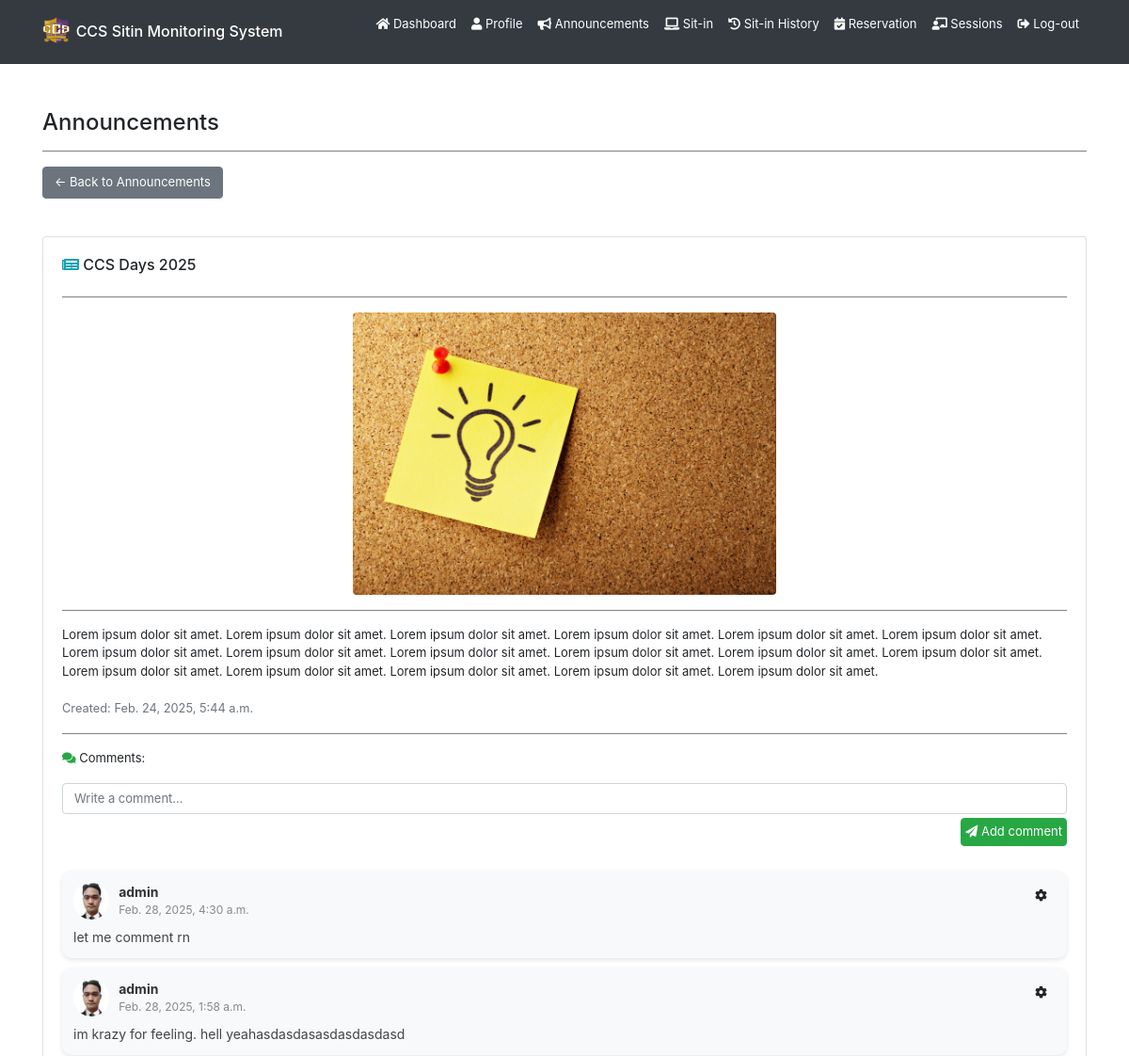
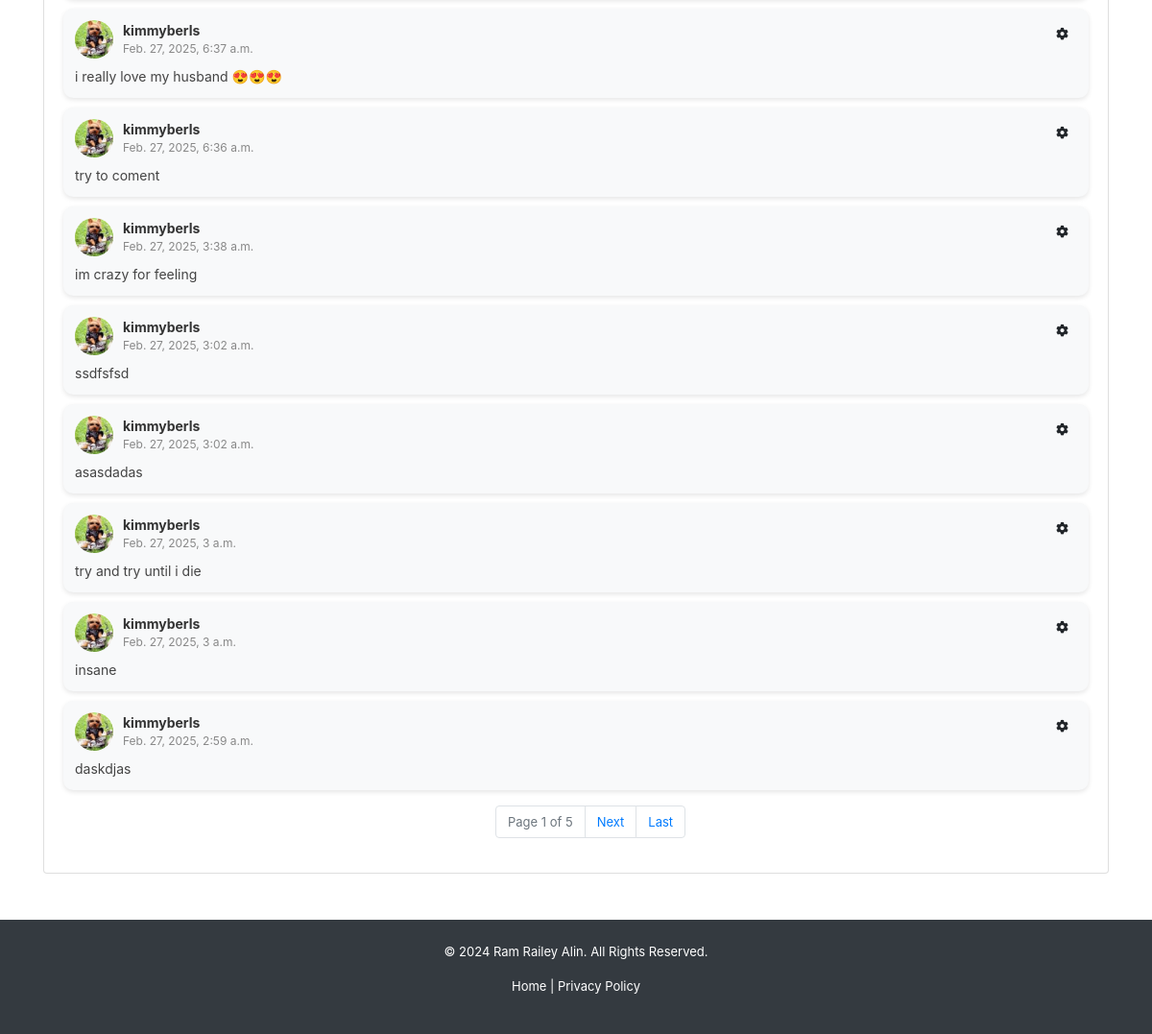
Page /announcements/1/ (signed in) on the committed database (2 pictures, top to bottom).
### backend/models.py (models this page shows, shortened)
class Announcement(models.Model):
    title = models.CharField(max_length=255, blank=True, null=True)
    content = models.TextField(blank=True, null=True)
    image = models.ImageField(upload_to="announcements/", default="announcements/announcement.jpg", blank=True, null=True)
    date = models.DateTimeField(auto_now_add=True)
    updated_at = models.DateTimeField(auto_now=True)
    superuser = models.ForeignKey(User, on_delete=models.CASCADE, limit_choices_to={'is_superuser': True})

class AnnouncementComment(models.Model):
    comment = models.TextField(blank=True, null=True)
    date = models.DateTimeField(auto_now_add=True)
    updated_at = models.DateTimeField(auto_now=True)
    announcement = models.ForeignKey(Announcement, on_delete=models.CASCADE)
    user = models.ForeignKey(User, on_delete=models.CASCADE)

class Registration(models.Model):
    idno = models.IntegerField(primary_key=True)
    lastname = models.CharField(max_length=80, null=True, blank=True)
    firstname = models.CharField(max_length=80, null=True, blank=True)
    middlename = models.CharField(max_length=80, null=True, blank=True)
    course = models.CharField(max_length=80, choices=COURSE_CHOICES, null=True, blank=True)
    level = models.IntegerField(null=True, choices=LEVEL_CHOICES, blank=True)
    email = models.EmailField(max_length=80, null=True, blank=True)
    address = models.CharField(max_length=255, null=True, blank=True)
    sessions = models.IntegerField(default=30, null=True, blank=True)
    profilepicture_og = models.ImageField(upload_to="profiles/", default="profiles/default.jpg", blank=True, null=True)
    profilepicture_lg = models.ImageField(upload_to="profiles/", default="profiles/default_lg.jpg", blank=True, null=True)
    profilepicture_md = models.ImageField(upload_to="profiles/", default="profiles/default_md.jpg", blank=True, null=True)
    profilepicture_sm = models.ImageField(upload_to="profiles/", default="profiles/default_sm.jpg", blank=True, null=True)
    profiledescription = models.TextField(blank=True, null=True)
    username = models.OneToOneField(User, on_delete=models.CASCADE)

### backend/views.py (the view)
# urls.py: path('announcements/<int:announcement_id>/', views.announcement, name='user-announcement'),
@login_required
def announcement(request, announcement_id):
    if request.user.is_authenticated:
        announcement = get_object_or_404(Announcement, pk=announcement_id)
        comments = AnnouncementComment.objects.filter(announcement=announcement).order_by('-updated_at')
        paginator = Paginator(comments, 10)
        page_number = request.GET.get('page')
        page_obj = paginator.get_page(page_number)
        return render(request, 'backend/pages/announcement.html', context={ 'announcement': announcement, 'announcementcomments': page_obj })
    return redirect('/')

### backend/templates/backend/pages/announcement.html (shortened to what this page needs)
{% extends 'backend/base.html' %}
{% load static %}
{% block content %}
<div class="container mt-5">
    <h4>Announcements</h4>
    <hr>
    <button class="btn btn-secondary mb-3" onclick="window.location.href = '{% url "user-announcements" %}'">
        ← Back to Announcements
    </button>
    <div id="announcement-body" class="card mt-4 rounded-box">
        <div class="card-body">
            <div class="d-flex justify-content-between align-items-center">
                <h6><i class="fas fa-newspaper text-info"></i> {{ announcement.title }}</h6>
            </div>
            <hr>
            {% if announcement.image %}
            <div class="text-center">
                <img src="{{ announcement.image.url }}" alt="Announcement Image" class="img-fluid rounded" style="max-height: 300px; object-fit: cover;">
            </div>
            <hr>
            {% endif %}
            <p>{{ announcement.content }}</p>
            <small class="text-muted">Created: {{ announcement.date }}</small>
            <hr>
            <p><i class="fas fa-comments text-success"></i> Comments:</p>
            <form id="comment-form">
                <div class="form-group">
                    <textarea class="form-control" placeholder="Write a comment..."
                        oninput="this.style.height = ''; this.style.height = this.scrollHeight + 'px'" rows="1"
                        style="resize: none;" required></textarea>
                    <button type="button"
                        onclick="PostComment(this.parentElement.parentElement, '{{ announcement.id }}','{{ csrf_token }}')"
                        class="btn p-1 mt-1 btn-success float-right"><i class="fas fa-paper-plane"></i> Add comment</button>
                </div>
            </form>
        {% if announcementcomments %}
            {% for comment in announcementcomments %}
            <div class="comment-card w-full">
                <div class="comment-header d-flex align-items-center">
                    <img src="{{ comment.user.registration.profilepicture_sm.url }}" alt="comment profile pic"
                        class="comment-pic">
                    <div class="d-flex justify-content-between w-100">
                        <div class="comment-user-info flex-grow-1">
                            <strong>{{ comment.user.username }}</strong>
                            <span class="comment-date">{{ comment.date }}</span>
                        </div>
                        <div class="dropdown ms-auto">
                            <button class="btn btn-light btn-sm" type="button" id="dropdownMenuButton"
                                data-toggle="dropdown" aria-haspopup="true" aria-expanded="false">
                                <i class="fas fa-cog"></i>
                            </button>
                        </div>
                    </div>
                </div>
                <div id="comment-text-{{ comment.id }}" class="comment-body">
                    <p>{% if comment.comment %}{{ comment.comment }}{% else %}N\A{% endif %}</p>
                </div>
            </div>
            {% endfor %}
        {% else %}
            <p class="text-muted"><i class="fas fa-info-circle"></i> No comments yet.</p>
        {% endif %}
            <div class="pagination mt-3 d-flex flex-column justify-content-center">
                <nav aria-label="Comment pagination">
                    <ul class="pagination justify-content-center">
                        <li class="page-item disabled">
                            <span class="page-link">Page {{ announcementcomments.number }} of {{ announcementcomments.paginator.num_pages }}</span>
                        </li>
                        {% if announcementcomments.has_next %}
                        <li class="page-item">
                            <a class="page-link" href="?page={{ announcementcomments.next_page_number }}">Next</a>
                        </li>
                        <li class="page-item">
                            <a class="page-link" href="?page={{ announcementcomments.paginator.num_pages }}">Last</a>
                        </li>
                        {% endif %}
                    </ul>
                </nav>
            </div>
        </div>
    </div>
</div>
{% endblock content %}

### backend/static/backend/css/styles.css (style rules this page uses)
* { box-sizing: border-box; padding: 0; margin: 0; }
li { text-decoration: none; }
p { font-size: small; }
button { font-size: small; }
.btn { font-size: small; }
form { display: flex; flex-direction: column; row-gap: 10px; }
hr { width: 100%; border: none; border-top: 1px solid gray; }
ul { font-size: small; margin-left: 30px; }
.comment-card { background: #f8f9fa; border-radius: 10px; padding: 12px; margin: 10px 0; display: flex; flex-direction: column; box-shadow: 0 2px 5px rgba(0, 0, 0, 0.1); }
.comment-header { display: flex; align-items: center; margin-bottom: 8px; }
.comment-pic { width: 40px; height: 40px; border-radius: 50%; object-fit: cover; margin-right: 10px; }
.comment-user-info { display: flex; flex-direction: column; }
.comment-user-info strong { font-size: 14px; color: #333; }
.comment-date { font-size: 12px; color: #888; }
.comment-body p { font-size: 14px; margin: 0; color: #444; }
input[type="text"], input[type="email"], input[type="password"], input[type="number"], input[type="search"], input[type="tel"], input[type="url"], input[type="date"], input[type="datetime-local"], input[type="month"], input[type="week"], input[type="time"], textarea, select { font-size: small !important; }

### rows in the picture
Announcement: title "CCS Days 2025", image (picture), content "Lorem ipsum dolor sit amet. Lorem ipsum dolor sit amet. Lorem ipsum dolor sit amet. Lorem ipsum dolor sit amet. Lorem ipsum dolor sit amet. Lorem ipsum dolor sit amet. Lorem ipsum dolor sit amet. Lorem ipsum dolor sit amet. Lorem ipsum dolor sit amet. Lorem ipsum dolor sit amet. Lorem ipsum dolor sit amet. Lorem ipsum dolor sit amet. Lorem ipsum dolor sit amet. Lorem ipsum dolor sit amet. Lorem ipsum dolor sit amet. Lorem ipsum dolor sit amet. Lorem ipsum dolor sit amet.", date "Feb. 24, 2025, 5:44 a.m."
AnnouncementComment: user.registration.profilepicture_sm (picture), user.username "admin", date "Feb. 28, 2025, 4:30 a.m.", comment "let me comment rn"
AnnouncementComment: user.registration.profilepicture_sm (picture), user.username "admin", date "Feb. 28, 2025, 1:58 a.m.", comment "im krazy for feeling. hell yeahasdasdasasdasdasdasd"
AnnouncementComment: user.registration.profilepicture_sm (picture), user.username "kimmyberls", date "Feb. 27, 2025, 6:37 a.m.", comment "i really love my husband 😍😍😍"
AnnouncementComment: user.registration.profilepicture_sm (picture), user.username "kimmyberls", date "Feb. 27, 2025, 6:36 a.m.", comment "try to coment"
AnnouncementComment: user.registration.profilepicture_sm (picture), user.username "kimmyberls", date "Feb. 27, 2025, 3:38 a.m.", comment "im crazy for feeling"
AnnouncementComment: user.registration.profilepicture_sm (picture), user.username "kimmyberls", date "Feb. 27, 2025, 3:02 a.m.", comment "ssdfsfsd"
AnnouncementComment: user.registration.profilepicture_sm (picture), user.username "kimmyberls", date "Feb. 27, 2025, 3:02 a.m.", comment "asasdadas"
AnnouncementComment: user.registration.profilepicture_sm (picture), user.username "kimmyberls", date "Feb. 27, 2025, 3 a.m.", comment "try and try until i die"
AnnouncementComment: user.registration.profilepicture_sm (picture), user.username "kimmyberls", date "Feb. 27, 2025, 3 a.m.", comment "insane"
AnnouncementComment: user.registration.profilepicture_sm (picture), user.username "kimmyberls", date "Feb. 27, 2025, 2:59 a.m.", comment "daskdjas"

### other values in the picture
{{ announcementcomments.number }} "1"
{{ announcementcomments.paginator.num_pages }} "5"
